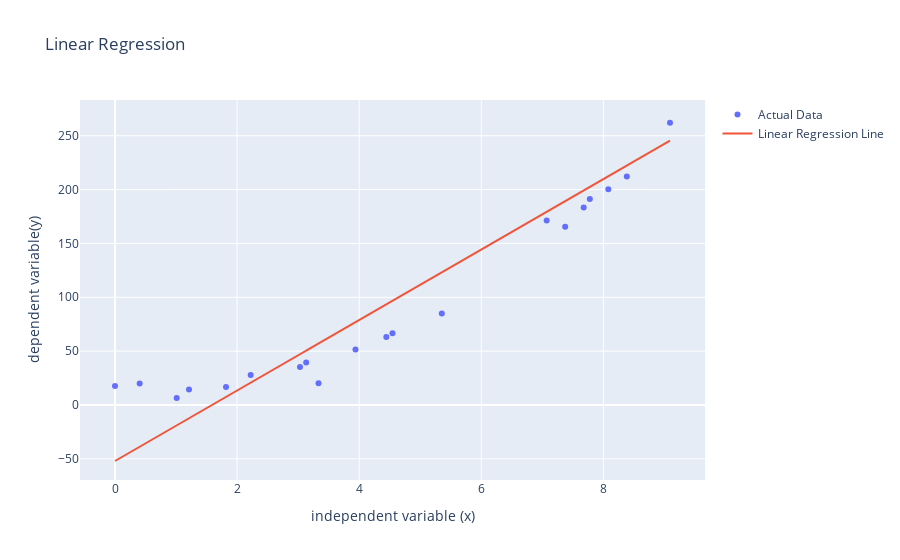

Notebook code cell kept with this figure:
### Code cell
fig.update_layout(title='Linear Regression',
                  xaxis_title = 'independent variable (x)',
                  yaxis_title = 'dependent variable(y)')
fig.show()

### Figure 1 — Plotly figure (JSON) as saved in the notebook; plotly's stock layout.template omitted (floating-point values rounded to 4 significant figures)
{"data": [{"mode": "markers", "name": "Actual Data", "type": "scatter", "x": [8.384, 5.354, 7.071, 4.545, 4.444, 3.939, 2.222, 8.081, 1.01, 0, 1.818, 3.03, 7.374, 3.333, 9.091, 0.404, 7.677, 7.778, 1.212, 3.131], "y": [212.3, 84.88, 171.4, 66.69, 63.05, 51.41, 27.9, 200.4, 6.522, 17.64, 16.68, 35.16, 165.5, 20.19, 262.1, 19.97, 183.4, 191.2, 14.44, 39.46]}, {"mode": "lines", "name": "Linear Regression Line", "type": "scatter", "x": [8.384, 5.354, 7.071, 4.545, 4.444, 3.939, 2.222, 8.081, 1.01, 0, 1.818, 3.03, 7.374, 3.333, 9.091, 0.404, 7.677, 7.778, 1.212, 3.131], "y": [222.4, 123.2, 179.4, 96.74, 93.43, 76.91, 20.71, 212.4, -18.96, -52.02, 7.485, 47.15, 189.3, 57.07, 245.5, -38.8, 199.2, 202.5, -12.35, 50.46]}], "layout": {"title": {"text": "Linear Regression"}, "xaxis": {"title": {"text": "independent variable (x)"}}, "yaxis": {"title": {"text": "dependent variable(y)"}}}}
